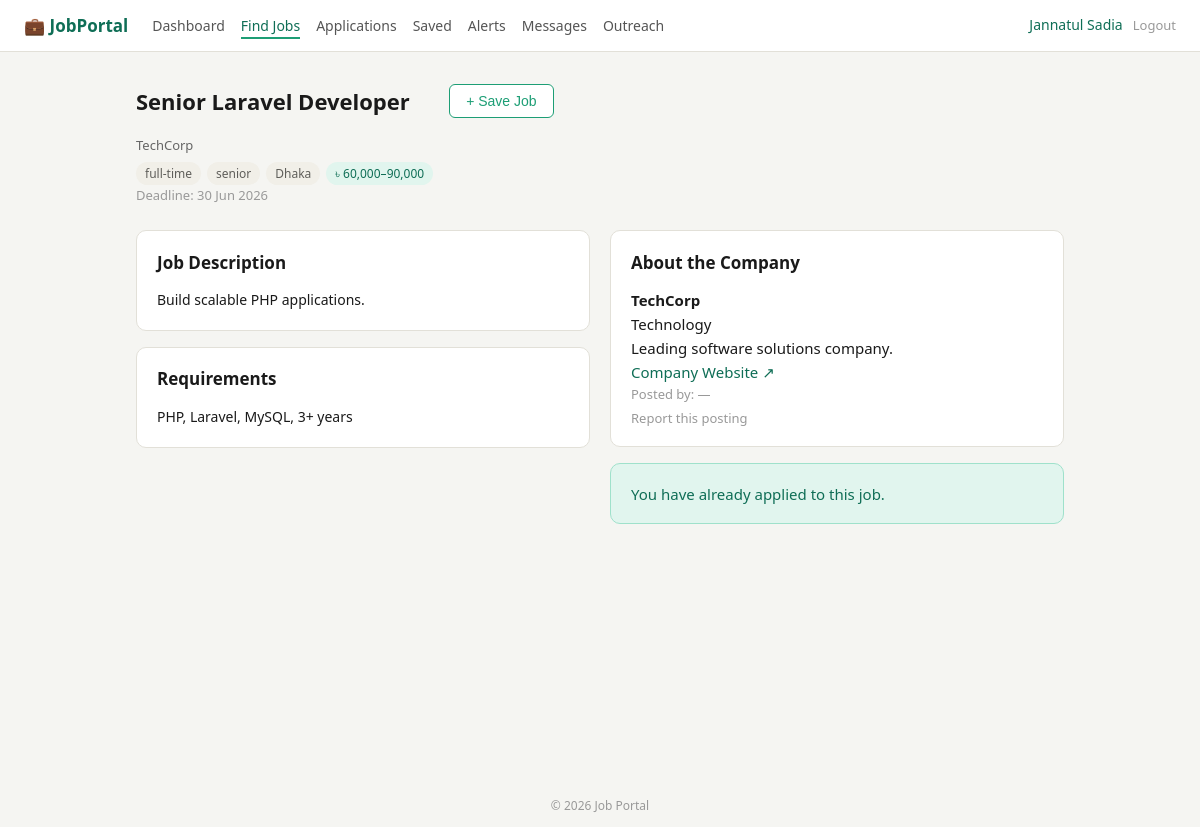
The page /seeker/index.php?action=jobDetail&id=1 (signed in) on the database its author committed.
### tables this page shows
CREATE TABLE `jobs` (
  `id` int(11) NOT NULL,
  `employer_id` int(11) NOT NULL,
  `recruiter_id` int(11) DEFAULT NULL,
  `category_id` int(11) NOT NULL,
  `title` varchar(150) NOT NULL,
  `description` text DEFAULT NULL,
  `requirements` text DEFAULT NULL,
  `benefits` text DEFAULT NULL,
  `salary_min` decimal(10,2) DEFAULT NULL,
  `salary_max` decimal(10,2) DEFAULT NULL,
  `location` varchar(150) DEFAULT NULL,
  `job_type` enum('full-time','part-time','remote','contract') NOT NULL,
  `experience_level` enum('entry','mid','senior') NOT NULL,
  `deadline` date DEFAULT NULL,
  `status` enum('active','closed','draft') DEFAULT 'active',
  `is_featured` tinyint(1) DEFAULT 0,
  `created_at` timestamp NOT NULL DEFAULT current_timestamp()
);

CREATE TABLE `employer_profiles` (
  `id` int(11) NOT NULL,
  `user_id` int(11) NOT NULL,
  `company_name` varchar(150) NOT NULL,
  `industry` varchar(100) DEFAULT NULL,
  `company_size` varchar(50) DEFAULT NULL,
  `description` text DEFAULT NULL,
  `website` varchar(255) DEFAULT NULL,
  `address` text DEFAULT NULL,
  `logo_path` varchar(255) DEFAULT NULL
);

### seeker/controllers/SeekerController.php (called while the page is built, shortened)
<?php
require_once __DIR__ . '/../models/SeekerModel.php';
class SeekerController {
    private SeekerModel $model;
    public function __construct() {
        $this->model = new SeekerModel();
    }
    public function dispatch(string $action): void {
        match($action) {
            'register'        => $this->showRegister(),
            'doRegister'      => $this->doRegister(),
            'login'           => $this->showLogin(),
            'doLogin'         => $this->doLogin(),
            'logout'          => $this->doLogout(),
            'dashboard'       => $this->showDashboard(),
            'profile'         => $this->showProfile(),
            'editProfile'     => $this->showEditProfile(),
            'saveProfile'     => $this->saveProfile(),
            'uploadResume'    => $this->uploadResume(),
            'uploadPic'       => $this->uploadPic(),
            'jobs'            => $this->showJobs(),
            'jobDetail'       => $this->showJobDetail(),
            'applyJob'        => $this->applyJob(),
            'withdraw'        => $this->withdrawApplication(),
            'applications'    => $this->showApplications(),
            'saveJob'         => $this->toggleSaveJob(),
            'savedJobs'       => $this->showSavedJobs(),
            'alerts'          => $this->showAlerts(),
            'createAlert'     => $this->createAlert(),
            'deleteAlert'     => $this->deleteAlert(),
            'messages'        => $this->showMessages(),
            'sendMessage'     => $this->sendMessage(),
            'outreach'        => $this->showOutreach(),
            'respondOutreach' => $this->respondOutreach(),
            'complaint'       => $this->showComplaintForm(),
            'submitComplaint' => $this->submitComplaint(),
            default           => $this->notFound(),
        };
    }
    private function userId(): int {
        return (int)$_SESSION['user_id'];
    }
    private function showJobDetail(): void {
        $jobId = (int)($_GET['id'] ?? 0);
        $job   = $this->model->getJobById($jobId);
        $alreadyApplied = $this->model->hasApplied($this->userId(), $jobId);
        $isSaved        = $this->model->isJobSaved($this->userId(), $jobId);
        $profile        = $this->model->getSeekerProfile($this->userId());
        $this->render('seeker/job_detail', [
            'job'            => $job,
            'alreadyApplied' => $alreadyApplied,
            'isSaved'        => $isSaved,
            'profile'        => $profile,
            'error'          => null,
        ]);
    }
    private function render(string $view, array $data = []): void {
        extract($data);
        require __DIR__ . '/../views/' . $view . '.php';
    }
}

### seeker/index.php (called while the page is built)
<?php
require_once __DIR__ . '/controllers/SeekerController.php';
$action = trim($_GET['action'] ?? 'login');
$controller = new SeekerController();
$controller->dispatch($action);

### seeker/models/SeekerModel.php (called while the page is built, shortened)
<?php
class SeekerModel {
    public function getJobById(int $jobId): array|null {
        $db = getDB();
        $stmt = $db->prepare(
            "SELECT j.*, c.name AS category_name,
                    ep.company_name, ep.logo_path, ep.description AS company_desc,
                    ep.website, ep.address, ep.industry,
                    u.name AS poster_name,
                    rp.agency_name
             FROM jobs j
             LEFT JOIN categories c ON j.category_id = c.id
             LEFT JOIN employer_profiles ep ON j.employer_id = ep.user_id
             LEFT JOIN users u ON j.employer_id = u.id
             LEFT JOIN recruiter_profiles rp ON j.recruiter_id = rp.user_id
             WHERE j.id = ? AND j.status = 'active'
             LIMIT 1"
        );
        $stmt->bind_param('i', $jobId);
        $stmt->execute();
        $result = $stmt->get_result();
        return $result->fetch_assoc() ?: null;
    }
    public function hasApplied(int $seekerId, int $jobId): bool {
        $db = getDB();
        $stmt = $db->prepare(
            "SELECT id FROM applications WHERE job_id = ? AND seeker_id = ? LIMIT 1"
        );
        $stmt->bind_param('ii', $jobId, $seekerId);
        $stmt->execute();
        $stmt->store_result();
        return $stmt->num_rows > 0;
    }
    public function isJobSaved(int $userId, int $jobId): bool {
        $db = getDB();
        $stmt = $db->prepare(
            "SELECT id FROM saved_jobs WHERE user_id = ? AND job_id = ? LIMIT 1"
        );
        $stmt->bind_param('ii', $userId, $jobId);
        $stmt->execute();
        $stmt->store_result();
        return $stmt->num_rows > 0;
    }
}

### seeker/views/seeker/job_detail.php (the view, shortened to what this page needs)
<?php
require __DIR__ . '/../layouts/header.php';
?>
<div class="container">
    <div class="job-detail-header">
        <div>
            <h1><?= htmlspecialchars($job['title']) ?></h1>
            <p class="job-company">
                <?= htmlspecialchars($job['company_name'] ?? 'Unknown') ?>
            </p>
            <div class="badge-row">
                <span class="badge"><?= htmlspecialchars($job['job_type']) ?></span>
                <span class="badge"><?= htmlspecialchars($job['experience_level']) ?></span>
                <span class="badge"> <?= htmlspecialchars($job['location']) ?></span>
                <?php if ($job['salary_min']): ?>
                    <span class="badge salary">৳ <?= number_format($job['salary_min']) ?>–<?= number_format($job['salary_max']) ?></span>
                <?php endif; ?>
            </div>
            <p class="muted">Deadline: <?= $job['deadline'] ? date('d M Y', strtotime($job['deadline'])) : 'Open' ?></p>
        </div>
        <form method="post" action="/job_portal/seeker/index.php?action=saveJob" id="save-form">
            <button type="button" id="save-btn" class="btn-outline" onclick="toggleSave(<?= (int)$job['id'] ?>)">
                <?= $isSaved ? ' Saved' : '+ Save Job' ?>
            </button>
        </form>
    </div>
    <div class="two-col">
        <div>
            <section class="card">
                <h2>Job Description</h2>
                <div class="prose"><?= nl2br(htmlspecialchars($job['description'])) ?></div>
            </section>
            <?php if ($job['requirements']): ?>
            <section class="card">
                <h2>Requirements</h2>
                <div class="prose"><?= nl2br(htmlspecialchars($job['requirements'])) ?></div>
            </section>
            <?php endif; ?>
        </div>
        <div>
            <section class="card">
                <h2>About the Company</h2>
                <p><strong><?= htmlspecialchars($job['company_name'] ?? '') ?></strong></p>
                <?php if (!empty($job['industry'])): ?><p><?= htmlspecialchars($job['industry']) ?></p><?php endif; ?>
                <?php if (!empty($job['company_desc'])): ?><p><?= nl2br(htmlspecialchars($job['company_desc'])) ?></p><?php endif; ?>
                <?php if (!empty($job['website'])): ?><p><a href="<?= htmlspecialchars($job['website']) ?>" target="_blank" rel="noopener">Company Website ↗</a></p><?php endif; ?>
                <p class="muted">Posted by: <?= htmlspecialchars($job['poster_name'] ?? '—') ?></p>
                <a href="/job_portal/seeker/index.php?action=complaint&subject_id=<?= (int)$job['employer_id'] ?>" class="muted small">
                    Report this posting
                </a>
            </section>
            <?php if ($alreadyApplied): ?>
                <div class="card notice">You have already applied to this job.</div>
            <?php endif; ?>
        </div>
    </div>
</div>
<?php require __DIR__ . '/../layouts/footer.php'; ?>

### seeker/assets/css/style.css (style rules this page uses)
*, *::before, *::after { box-sizing: border-box; margin: 0; padding: 0; }
body { font-family: 'Segoe UI', Tahoma, Geneva, Verdana, sans-serif; font-size: 15px; background: #f5f5f2; color: #1a1a1a; line-height: 1.6; }
a { color: #0f6e56; text-decoration: none; }
h1 { font-size: 22px; font-weight: 600; margin-bottom: 1rem; }
h2 { font-size: 17px; font-weight: 600; margin-bottom: 0.75rem; }
.container { max-width: 960px; margin: 2rem auto; padding: 0 1rem; }
.two-col { display: grid; grid-template-columns: 1fr 1fr; gap: 1.25rem; }
.card { background: #fff; border: 1px solid #e2e0d8; border-radius: 10px; padding: 1.1rem 1.25rem; margin-bottom: 1rem; }
.card.notice { background: #e1f5ee; border-color: #9fe1cb; color: #0f6e56; }
.btn-outline { display: inline-block; padding: 8px 16px; border: 1px solid #1d9e75; color: #1d9e75; border-radius: 6px; font-size: 14px; cursor: pointer; background: #fff; }
.badge-row { display: flex; flex-wrap: wrap; gap: 6px; margin-top: 6px; }
.badge { padding: 2px 9px; border-radius: 999px; font-size: 12px; font-weight: 500; background: #f1efe8; color: #5f5e5a; }
.badge.salary { background: #e1f5ee; color: #0f6e56; }
.job-company { font-size: 13px; color: #666; margin-top: 2px; }
.job-detail-header { display: flex; gap: 1rem; align-items: flex-start; margin-bottom: 1.5rem; flex-wrap: wrap; }
.prose { font-size: 14px; line-height: 1.75; white-space: pre-wrap; }
.small { font-size: 12px; }
.muted { color: #999; font-size: 13px; }

### rows shown on the page
jobs: title "Senior Laravel Developer", employer_profiles.company_name "TechCorp", job_type "full-time", experience_level "senior", location "Dhaka", salary_min "60,000", salary_max "90,000", deadline "30 Jun 2026", description "Build scalable PHP applications.", requirements "PHP, Laravel, MySQL, 3+ years", employer_profiles.industry "Technology", employer_profiles.description "Leading software solutions company."

### other values the page prints
$_SESSION['name'] "Jannatul Sadia"
$job['poster_name'] "—"
